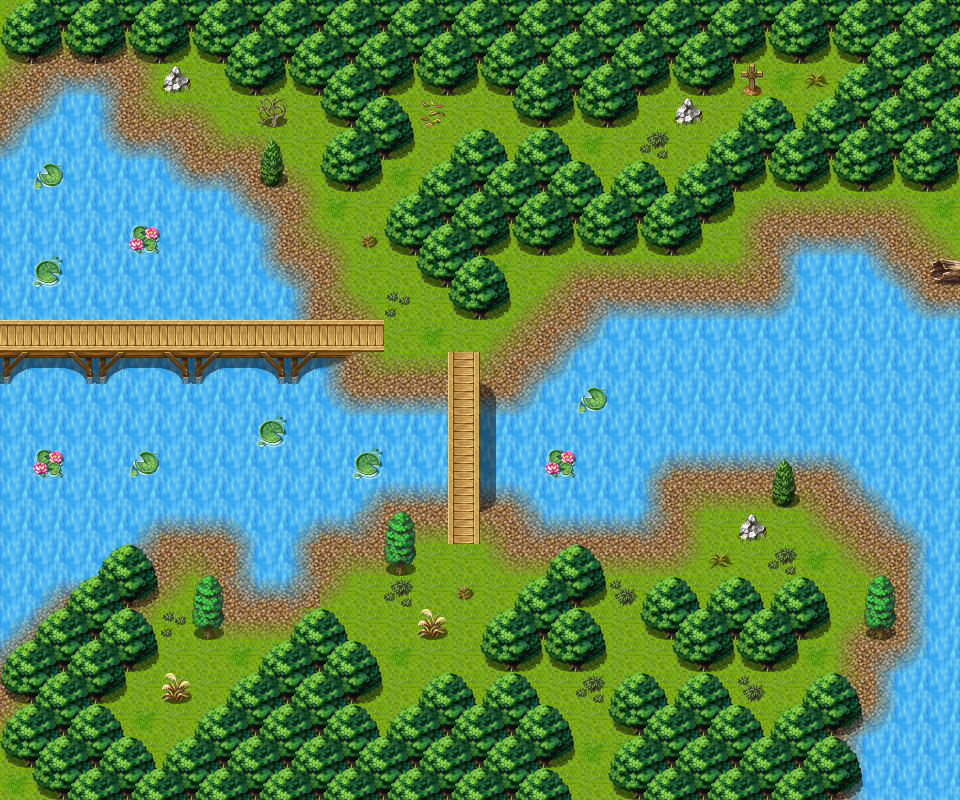

A 2D game scene composited from a Tiled map and its tileset images. What follows is a short description and the map's XML, with each tile layer's data collapsed to a summary:
An orthogonal 30x25 tile map with 32x32 px tiles, 3 tile layers (Ground, Objects, Above), 1 hidden layer not drawn, 14 tilesets and 11 objects (7x spawn, 3x mapchange, sign).

<map version="1.0" orientation="orthogonal" width="30" height="25" tilewidth="32" tileheight="32">
    <properties>
        <property name="outdoors" value="1" />
    </properties>
    <tileset firstgid="1" name="map_6" tilewidth="32" tileheight="32">
        <image source="../drawable/map_6.png" width="256" height="256" />
    </tileset>
    <tileset firstgid="65" name="map_0" tilewidth="32" tileheight="32">
        <image source="../drawable/map_0.png" width="256" height="256" />
    </tileset>
    <tileset firstgid="129" name="map_38" tilewidth="32" tileheight="32">
        <image source="../drawable/map_38.png" width="256" height="256" />
    </tileset>
    <tileset firstgid="193" name="map_19" tilewidth="32" tileheight="32">
        <image source="../drawable/map_19.png" width="256" height="256" />
    </tileset>
    <tileset firstgid="257" name="map_46" tilewidth="32" tileheight="32">
        <image source="../drawable/map_46.png" width="256" height="256" />
    </tileset>
    <tileset firstgid="321" name="map_1" tilewidth="32" tileheight="32">
        <image source="../drawable/map_1.png" width="256" height="256" />
    </tileset>
    <tileset firstgid="385" name="map_16" tilewidth="32" tileheight="32">
        <image source="../drawable/map_16.png" width="256" height="256" />
    </tileset>
    <tileset firstgid="449" name="map_4" tilewidth="32" tileheight="32">
        <image source="../drawable/map_4.png" width="256" height="256" />
    </tileset>
    <tileset firstgid="513" name="map_5" tilewidth="32" tileheight="32">
        <image source="../drawable/map_5.png" width="256" height="256" />
    </tileset>
    <tileset firstgid="577" name="map_2" tilewidth="32" tileheight="32">
        <image source="../drawable/map_2.png" width="256" height="256" />
    </tileset>
    <tileset firstgid="641" name="map_17" tilewidth="32" tileheight="32">
        <image source="../drawable/map_17.png" width="256" height="256" />
    </tileset>
    <tileset firstgid="705" name="map_27" tilewidth="32" tileheight="32">
        <image source="../drawable/map_27.png" width="256" height="256" />
    </tileset>
    <tileset firstgid="769" name="map_3" tilewidth="32" tileheight="32">
        <image source="../drawable/map_3.png" width="256" height="256" />
    </tileset>
    <tileset firstgid="833" name="map_20" tilewidth="32" tileheight="32">
        <image source="../drawable/map_20.png" width="256" height="256" />
    </tileset>
    <layer name="Ground" width="30" height="25">
        <data>[750 cells, 750 non-empty, 6 distinct tile ids]</data>
    </layer>
    <layer name="Objects" width="30" height="25">
        <data>[750 cells, 302 non-empty, 31 distinct tile ids]</data>
    </layer>
    <layer name="Above" width="30" height="25">
        <data>[750 cells, 89 non-empty, 13 distinct tile ids]</data>
    </layer>
    <layer name="Walkable" width="30" height="25" visible="0">
        <data>[750 cells, 539 non-empty, 1 distinct tile ids]</data>
    </layer>
    <objectgroup name="Mapevents">
        <object name="south" type="mapchange" x="576" y="768" width="32" height="32">
            <properties>
                <property name="map" value="waytomountaincave0" />
                <property name="place" value="north" />
            </properties>
        </object>
        <object name="west" type="mapchange" x="0" y="320" width="32" height="32">
            <properties>
                <property name="map" value="waterway11" />
                <property name="place" value="east" />
            </properties>
        </object>
        <object name="sign_waterway11e_grave" type="sign" x="768" y="64" width="32" height="32" />
        <object name="east" type="mapchange" x="928" y="192" width="32" height="64">
            <properties>
                <property name="map" value="waytolake7" />
                <property name="place" value="west" />
            </properties>
        </object>
    </objectgroup>
    <objectgroup name="Spawn">
        <object name="erumen_4" type="spawn" x="128" y="320" width="64" height="32">
            <properties>
                <property name="spawngroup" value="erumen_4" />
            </properties>
        </object>
        <object name="erumen_4_1" type="spawn" x="768" y="64" width="32" height="32">
            <properties>
                <property name="spawngroup" value="erumen_4" />
            </properties>
        </object>
        <object name="erumen_1" type="spawn" x="128" y="64" width="608" height="256">
            <properties>
                <property name="quantity" value="3" />
                <property name="spawngroup" value="erumen_1" />
            </properties>
        </object>
        <object name="irdegh_1" type="spawn" x="448" y="416" width="32" height="32">
            <properties>
                <property name="spawngroup" value="irdegh_1" />
            </properties>
        </object>
        <object name="irdegh_spawn" type="spawn" x="96" y="512" width="800" height="224">
            <properties>
                <property name="quantity" value="7" />
                <property name="spawngroup" value="irdegh_spawn" />
            </properties>
        </object>
        <object name="irdegh_1_1" type="spawn" x="640" y="448" width="224" height="160">
            <properties>
                <property name="spawngroup" value="irdegh_1" />
            </properties>
        </object>
        <object name="erumen_1_1" type="spawn" x="576" y="192" width="320" height="96">
            <properties>
                <property name="spawngroup" value="erumen_1" />
            </properties>
        </object>
    </objectgroup>
    <objectgroup name="Keys" />
</map>
